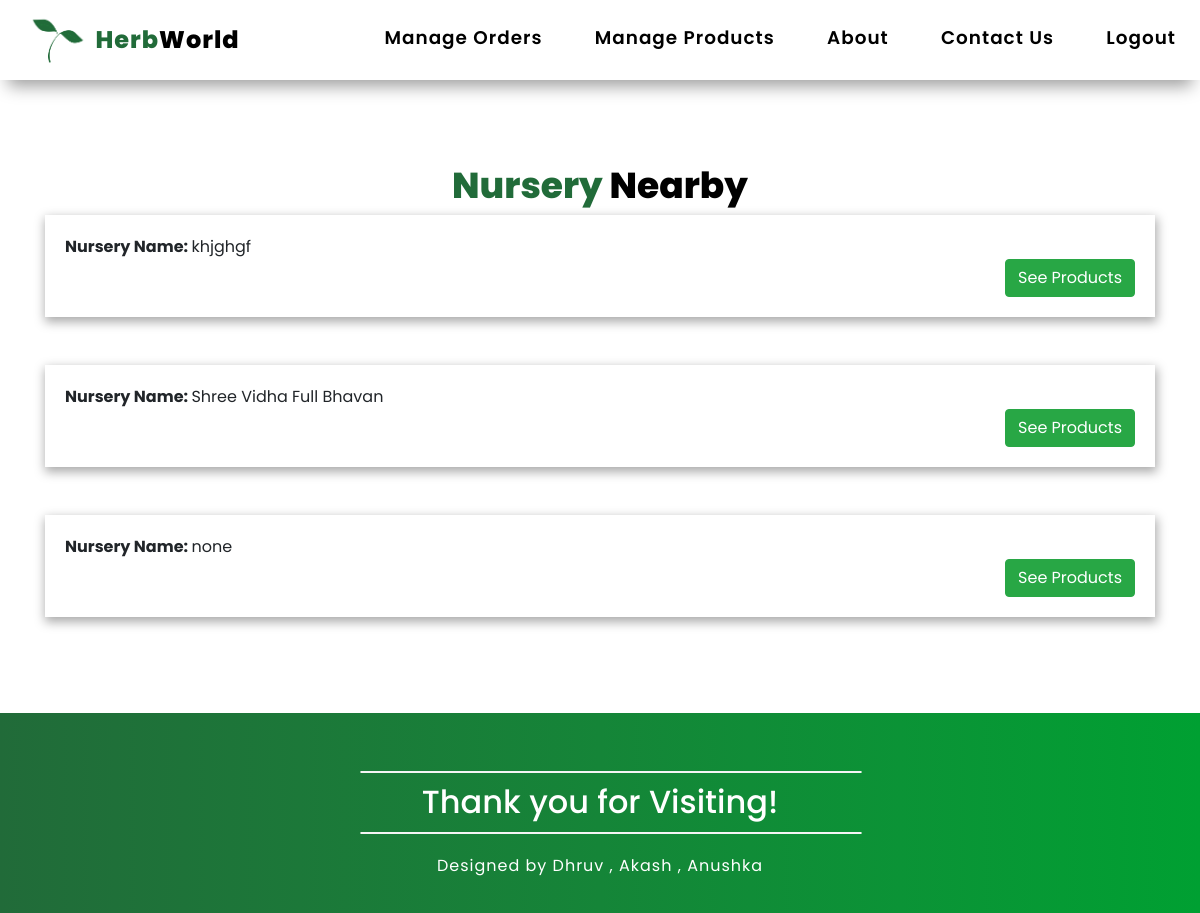
/nurserylist/ (signed in), run on the app's committed database.
### herbworldapp/models.py (models this page shows, shortened)
class Manager(models.Model):
    user = models.OneToOneField(User, on_delete=models.CASCADE)
    nursery_name = models.CharField(max_length=100, default="none")
    phone = models.CharField(max_length=12)
    profile_image = models.ImageField(
        null=True, upload_to="herbworldapp/images/", default="herbworldapp/images/")

### herbworldapp/views.py (the view)
# urls.py: path("nurserylist/", views.nurseryList, name="nurseryList"),
def nurseryList(request):
    props = Manager.objects.all()
    return render(request, 'herbworldapp/nurserylist.html', {'props': props})

### herbworldapp/templates/herbworldapp/nurserylist.html (shortened to what this page needs)
{% extends 'herbworldapp/basic.html' %}
{% load static %}
{% block body %}
<div class="container">
  <div class="row">
    <div class="col text-center">
      <div class="row  mt-5 pt-3">
        <div class="col text-center">
          <h2 class="loginheading"><span class="loginheading1">Nursery </span><span class="loginheading2">Nearby</span>
        </div>
      </div>
      {% for nursery in props reversed %}
      <div class="row mb-5">
        <div class="col text-left">
          <div class="nurserydetails">
            <div class="row">
              <div class="col">
                <strong>Nursery Name: </strong> {{nursery.nursery_name}}
              </div>
            </div>
            <div class="row justify-content-end">
              <div class="col viewdetails"><button class="btn btn-success" onClick="window.location='{{nursery.user.username}}';">See Products</button>
              </div>
            </div>
          </div>
        </div>
      </div>
      {% endfor %}
    </div>
  </div>
</div>
{% endblock %}

### data on the page
Manager: nursery_name "khjghgf"
Manager: nursery_name "Shree Vidha Full Bhavan"
Manager: nursery_name "none"
